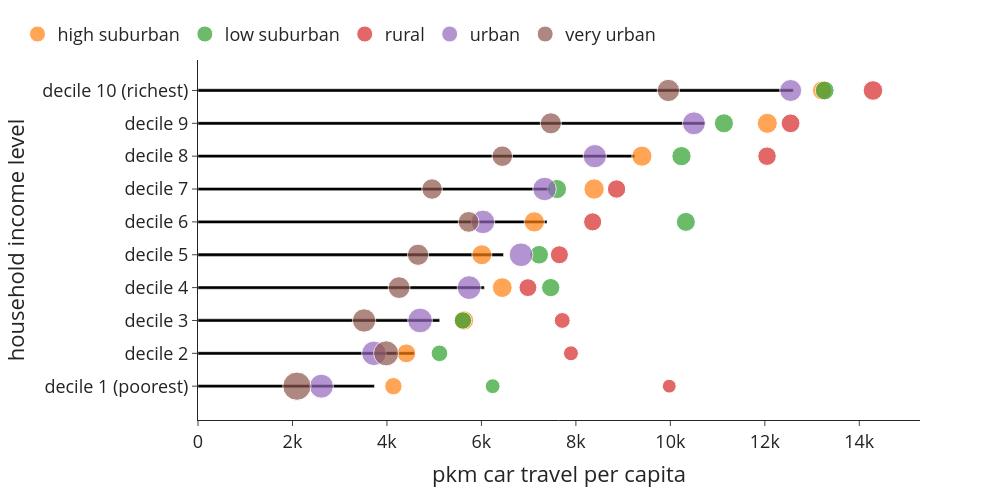

Notebook code for this chart:
### Markdown cell above
#### Mobility

### Code cell
#floor area per income level
use_m2_total_inc = (use['car_pkm']*use['n_hhd']).groupby(level=0, sort=False).sum() #m2 total in each group summed by income level
use_cap_total_inc = use['n_hhdmem2019'].groupby(level=0, sort=False).sum() #no. of people in each group summed by income level
use_m2_per_cap_inc = use_m2_total_inc / use_cap_total_inc #m2/cap in each income group
use_m2_per_cap_inc.plot(kind='bar') #per person
"""interpretation: especially the highest income decile has considerably more floor area available than the vast majority"""

#floor area per income level and urbanisation type
use_m2_total_inc_type = (use['car_pkm']*use['n_hhd']).groupby(level=[0,3], sort=False).sum() #m2 total in each group summed by income level
use_cap_total_inc_type = use['n_hhdmem2019'].groupby(level=[0,3], sort=False).sum() #no. of people in each group summed by income level
use_m2_per_cap_inc_type = use_m2_total_inc_type / use_cap_total_inc_type #m2/cap in each income group

#preparing the dataframes for plotting
df = use_m2_per_cap_inc
df2=use_m2_per_cap_inc_type.rename('value').to_frame()
df2['n_hhd'] = use['n_hhd'].groupby(level=[0,3], sort=False).sum()

#plot
colors = ['#000000', #construction
                            '#fe6100', #buildings                                              
                                        '#648fff', #roads
                                        '#785ef0', #railways
                                        '#ffb000', #electricity
                                        '#808080', #other civil engineering
                                        '#000000', #construction
                                        ]
fig = px.bar(df, x=df.values, y=df.index,  
             labels={'x':'pkm car travel per capita', 'inc_lab':'household income level'}, 
             template='simple_white', 
             color_discrete_sequence=colors) 
fig.update_layout(width=1000, height=500, 
                      #xaxis_tickformat = '.0%',
                      font=dict(size=18),
                      bargap=0.9,
                      legend=dict(
        orientation="h",
        #entrywidth=70,
        yanchor="bottom",
        y=1.02,
        xanchor="left",
        x=-0.25,
    ))



for i in df2.index.levels[1].to_list():
    df_plot = df2.xs(i, level=1)
    fig.add_trace(go.Scatter(
            y=df_plot.index, 
            x=df_plot['value'],
            mode='markers',
            name=i,
            marker=dict(size=df_plot['n_hhd'],
                        sizemode='area',
                        sizeref=4*max(df2['n_hhd'])/(40.**2),
                        sizemin=4,
                        #color=10*[0, 1, 2, 3],
                        ),
            showlegend=True
        ))

fig.write_image('visualisations/bubblechart_carpkm_per_cap_inc_urb.png', scale=3)
fig.show()

### Figure 1 — Plotly figure (JSON) as saved in the notebook; plotly's stock layout.template omitted (floating-point values rounded to 4 significant figures)
{"data": [{"alignmentgroup": "True", "hovertemplate": "pkm car travel per capita=%{x}<br>household income level=%{y}<extra></extra>", "legendgroup": "", "marker": {"color": "#000000", "pattern": {"shape": ""}}, "name": "", "offsetgroup": "", "orientation": "h", "showlegend": false, "textposition": "auto", "type": "bar", "x": [3736.0, 4578.0, 5117.0, 6063.0, 6468.0, 7389.0, 7455.0, 9249.0, 10730.0, 12600.0], "xaxis": "x", "y": ["decile 1 (poorest)", "decile 2", "decile 3", "decile 4", "decile 5", "decile 6", "decile 7", "decile 8", "decile 9", "decile 10 (richest)"], "yaxis": "y"}, {"marker": {"size": [102205, 120820, 128045, 132900, 135970, 139780, 140370, 138905, 135660, 126370], "sizemin": 4, "sizemode": "area", "sizeref": 678.7}, "mode": "markers", "name": "high suburban", "showlegend": true, "type": "scatter", "x": [4137.0, 4411.0, 5631.0, 6441.0, 6009.0, 7120.0, 8385.0, 9398.0, 12050.0, 13210.0], "y": ["decile 1 (poorest)", "decile 2", "decile 3", "decile 4", "decile 5", "decile 6", "decile 7", "decile 8", "decile 9", "decile 10 (richest)"]}, {"marker": {"size": [74575, 93830, 102640, 113920, 118480, 122125, 124155, 126055, 123585, 120725], "sizemin": 4, "sizemode": "area", "sizeref": 678.7}, "mode": "markers", "name": "low suburban", "showlegend": true, "type": "scatter", "x": [6238.0, 5112.0, 5608.0, 7467.0, 7223.0, 10330.0, 7600.0, 10240.0, 11130.0, 13270.0], "y": ["decile 1 (poorest)", "decile 2", "decile 3", "decile 4", "decile 5", "decile 6", "decile 7", "decile 8", "decile 9", "decile 10 (richest)"]}, {"marker": {"size": [65055, 75450, 85460, 108310, 110395, 111185, 114380, 116535, 119855, 129815], "sizemin": 4, "sizemode": "area", "sizeref": 678.7}, "mode": "markers", "name": "rural", "showlegend": true, "type": "scatter", "x": [9977.0, 7896.0, 7711.0, 6985.0, 7651.0, 8355.0, 8861.0, 12050.0, 12550.0, 14290.0], "y": ["decile 1 (poorest)", "decile 2", "decile 3", "decile 4", "decile 5", "decile 6", "decile 7", "decile 8", "decile 9", "decile 10 (richest)"]}, {"marker": {"size": [195730, 204460, 207535, 192400, 190775, 189095, 187295, 184060, 178450, 163530], "sizemin": 4, "sizemode": "area", "sizeref": 678.7}, "mode": "markers", "name": "urban", "showlegend": true, "type": "scatter", "x": [2613.0, 3724.0, 4701.0, 5739.0, 6838.0, 6033.0, 7337.0, 8400.0, 10500.0, 12550.0], "y": ["decile 1 (poorest)", "decile 2", "decile 3", "decile 4", "decile 5", "decile 6", "decile 7", "decile 8", "decile 9", "decile 10 (richest)"]}, {"marker": {"size": [271485, 214135, 185150, 161340, 153445, 146780, 142585, 143340, 151295, 168505], "sizemin": 4, "sizemode": "area", "sizeref": 678.7}, "mode": "markers", "name": "very urban", "showlegend": true, "type": "scatter", "x": [2094.0, 3983.0, 3516.0, 4257.0, 4659.0, 5729.0, 4955.0, 6443.0, 7470.0, 9958.0], "y": ["decile 1 (poorest)", "decile 2", "decile 3", "decile 4", "decile 5", "decile 6", "decile 7", "decile 8", "decile 9", "decile 10 (richest)"]}], "layout": {"bargap": 0.9, "barmode": "relative", "font": {"size": 18}, "height": 500, "legend": {"orientation": "h", "tracegroupgap": 0, "x": -0.25, "xanchor": "left", "y": 1.02, "yanchor": "bottom"}, "margin": {"t": 60}, "width": 1000, "xaxis": {"anchor": "y", "domain": [0, 1], "title": {"text": "pkm car travel per capita"}}, "yaxis": {"anchor": "x", "domain": [0, 1], "title": {"text": "household income level"}}}}
